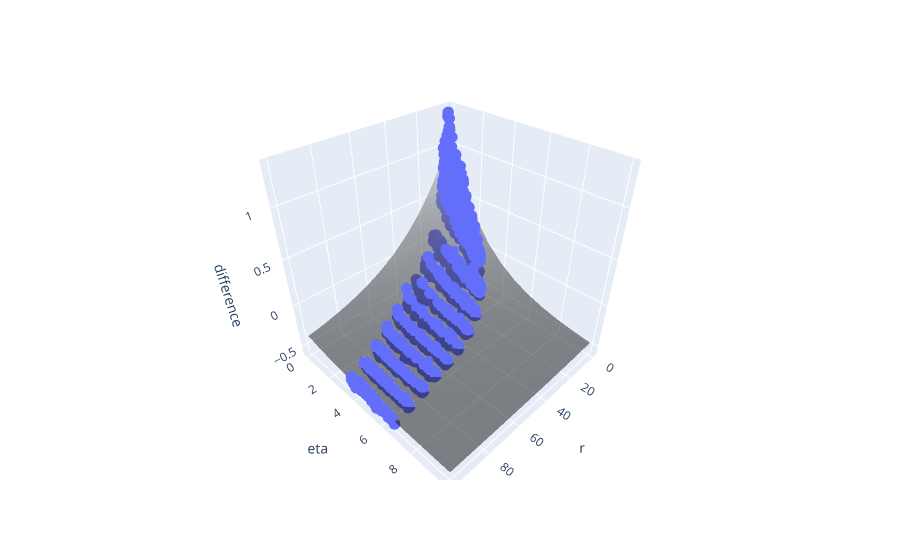

Source (notebook cell):
### Code cell
# Model 2

fig = px.scatter_3d(df, x='r', y='eta', z='difference')
fig.update_layout(scene=dict(aspectmode='cube'))

surface_trace = go.Surface(z=z_exp, x=x, y=y, showscale=False, opacity=0.5, colorscale='gray')
fig.update_traces(marker={'size': 4}) 

# Add the surface plot trace to the existing figure
fig.add_trace(surface_trace)
fig.show()

### Figure 1 — Plotly figure (JSON) as saved in the notebook; plotly's stock layout.template omitted (floating-point values rounded to 4 significant figures; data arrays with more than 128 entries replaced by an {"elided": "..."} marker saying what was removed)
{"data": [{"hovertemplate": "r=%{x}<br>eta=%{y}<br>difference=%{z}<extra></extra>", "legendgroup": "", "marker": {"color": "#636efa", "size": 4, "symbol": "circle"}, "mode": "markers", "name": "", "scene": "scene", "showlegend": false, "type": "scatter3d", "x": {"elided": "1748 int values"}, "y": {"elided": "1748 float values"}, "z": {"elided": "1748 float values"}}, {"colorscale": [[0, "rgb(0, 0, 0)"], [0.09091, "rgb(16, 16, 16)"], [0.1818, "rgb(38, 38, 38)"], [0.2727, "rgb(59, 59, 59)"], [0.3636, "rgb(81, 80, 80)"], [0.4545, "rgb(102, 101, 101)"], [0.5455, "rgb(124, 123, 122)"], [0.6364, "rgb(146, 146, 145)"], [0.7273, "rgb(171, 171, 170)"], [0.8182, "rgb(197, 197, 195)"], [0.9091, "rgb(224, 224, 223)"], [1, "rgb(254, 254, 253)"]], "opacity": 0.5, "showscale": false, "type": "surface", "x": {"elided": "11x101 int values"}, "y": {"elided": "11x101 int values"}, "z": {"elided": "11x101 float values"}}], "layout": {"legend": {"tracegroupgap": 0}, "margin": {"t": 60}, "scene": {"aspectmode": "cube", "domain": {"x": [0, 1], "y": [0, 1]}, "xaxis": {"title": {"text": "r"}}, "yaxis": {"title": {"text": "eta"}}, "zaxis": {"title": {"text": "difference"}}}}}
